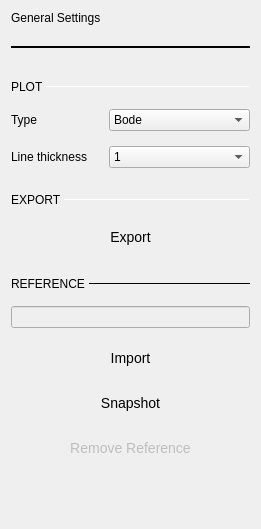
                   <widget class="QWidget" name="scrollAreaWidgetContents">
                    <property name="geometry">
                     <rect>
                      <x>0</x>
                      <y>0</y>
                      <width>261</width>
                      <height>529</height>
                     </rect>
                    </property>
                    <layout class="QVBoxLayout" name="verticalLayout_23">
                     <item>
                      <widget class="QLabel" name="label_7">
                       <property name="text">
                        <string>General Settings</string>
                       </property>
                       <property name="general_settings_label" stdset="0">
                        <bool>true</bool>
                       </property>
                      </widget>
                     </item>
                     <item>
                      <spacer name="verticalSpacer_7">
                       <property name="orientation">
                        <enum>Qt::Vertical</enum>
                       </property>
                       <property name="sizeType">
                        <enum>QSizePolicy::Fixed</enum>
                       </property>
                       <property name="sizeHint" stdset="0">
                        <size>
                         <width>20</width>
                         <height>15</height>
                        </size>
                       </property>
                      </spacer>
                     </item>
                     <item>
                      <widget class="Line" name="line_6">
                       <property name="sizePolicy">
                        <sizepolicy hsizetype="Minimum" vsizetype="Fixed">
                         <horstretch>0</horstretch>
                         <verstretch>0</verstretch>
                        </sizepolicy>
                       </property>
                       <property name="frameShadow">
                        <enum>QFrame::Plain</enum>
                       </property>
                       <property name="lineWidth">
                        <number>2</number>
                       </property>
                       <property name="orientation">
                        <enum>Qt::Horizontal</enum>
                       </property>
                       <property name="blue_line" stdset="0">
                        <bool>true</bool>
                       </property>
                      </widget>
                     </item>
                     <item>
                      <layout class="QVBoxLayout" name="verticalLayout_15">
                       <property name="spacing">
                        <number>0</number>
                       </property>
                       <property name="topMargin">
                        <number>25</number>
                       </property>
                       <property name="bottomMargin">
                        <number>0</number>
                       </property>
                       <item>
                        <layout class="QHBoxLayout" name="horizontalLayout_15">
                         <property name="spacing">
                          <number>0</number>
                         </property>
                         <property name="topMargin">
                          <number>0</number>
                         </property>
                         <item>
                          <widget class="QLabel" name="label_6">
                           <property name="sizePolicy">
                            <sizepolicy hsizetype="Fixed" vsizetype="Fixed">
                             <horstretch>0</horstretch>
                             <verstretch>0</verstretch>
                            </sizepolicy>
                           </property>
                           <property name="text">
                            <string>PLOT </string>
                           </property>
                           <property name="subsection_label" stdset="0">
                            <bool>true</bool>
                           </property>
                          </widget>
                         </item>
                         <item>
                          <widget class="Line" name="line_9">
                           <property name="sizePolicy">
                            <sizepolicy hsizetype="Minimum" vsizetype="Maximum">
                             <horstretch>0</horstretch>
                             <verstretch>0</verstretch>
                            </sizepolicy>
                           </property>
                           <property name="minimumSize">
                            <size>
                             <width>0</width>
                             <height>1</height>
                            </size>
                           </property>
                           <property name="maximumSize">
                            <size>
                             <width>16777215</width>
                             <height>1</height>
                            </size>
                           </property>
                           <property name="orientation">
                            <enum>Qt::Horizontal</enum>
                           </property>
                           <property name="subsection_line" stdset="0">
                            <bool>true</bool>
                           </property>
                          </widget>
                         </item>
                        </layout>
                       </item>
                       <item>
                        <spacer name="verticalSpacer_14">
                         <property name="orientation">
                          <enum>Qt::Vertical</enum>
                         </property>
                         <property name="sizeType">
                          <enum>QSizePolicy::Fixed</enum>
                         </property>
                         <property name="sizeHint" stdset="0">
                          <size>
                           <width>20</width>
                           <height>15</height>
                          </size>
                         </property>
                        </spacer>
                       </item>
                       <item>
                        <layout class="QHBoxLayout" name="horizontalLayout_17">
                         <property name="spacing">
                          <number>0</number>
                         </property>
                         <property name="topMargin">
                          <number>0</number>
                         </property>
                         <item>
                          <widget class="QLabel" name="label_16">
                           <property name="text">
                            <string>Type</string>
                           </property>
                          </widget>
                         </item>
                         <item>
                          <widget class="QComboBox" name="cmb_graphs">
                           <property name="minimumSize">
                            <size>
                             <width>141</width>
                             <height>0</height>
                            </size>
                           </property>
                           <item>
                            <property name="text">
                             <string>Bode</string>
                            </property>
                           </item>
                           <item>
                            <property name="text">
                             <string>Nyquist</string>
                            </property>
                           </item>
                           <item>
                            <property name="text">
                             <string>Nichols</string>
                            </property>
                           </item>
                          </widget>
                         </item>
                        </layout>
                       </item>
                       <item>
                        <spacer name="verticalSpacer_13">
                         <property name="orientation">
                          <enum>Qt::Vertical</enum>
                         </property>
                         <property name="sizeType">
                          <enum>QSizePolicy::Fixed</enum>
                         </property>
                         <property name="sizeHint" stdset="0">
                          <size>
                           <width>20</width>
                           <height>15</height>
                          </size>
                         </property>
                        </spacer>
                       </item>
                       <item>
                        <layout class="QHBoxLayout" name="horizontalLayout_13">
                         <property name="spacing">
                          <number>0</number>
                         </property>
                         <property name="bottomMargin">
                          <number>0</number>
                         </property>
                         <item>
                          <layout class="QVBoxLayout" name="verticalLayout_12">
                           <property name="spacing">
                            <number>0</number>
                           </property>
                           <property name="rightMargin">
                            <number>0</number>
                           </property>
                           <property name="bottomMargin">
                            <number>0</number>
                           </property>
                           <item>
                            <widget class="QLabel" name="label_10">
                             <property name="text">
                              <string>Line thickness</string>
                             </property>
                            </widget>
                           </item>
                          </layout>
                         </item>
                         <item>
                          <widget class="QComboBox" name="cbLineThickness">
                           <property name="minimumSize">
                            <size>
                             <width>141</width>
                             <height>0</height>
                            </size>
                           </property>
                           <property name="currentIndex">
                            <number>1</number>
                           </property>
                           <item>
                            <property name="text">
                             <string>0.5</string>
                            </property>
                           </item>
                           <item>
                            <property name="text">
                             <string>1</string>
                            </property>
                           </item>
                           <item>
                            <property name="text">
                             <string>1.5</string>
                            </property>
                           </item>
                           <item>
                            <property name="text">
                             <string>2</string>
                            </property>
                           </item>
                           <item>
                            <property name="text">
                             <string>2.5</string>
                            </property>
                           </item>
                           <item>
                            <property name="text">
                             <string>3</string>
                            </property>
                           </item>
                           <item>
                            <property name="text">
                             <string>3.5</string>
                            </property>
                           </item>
                           <item>
                            <property name="text">
                             <string>4</string>
                            </property>
                           </item>
                           <item>
                            <property name="text">
                             <string>4.5</string>
                            </property>
                           </item>
                           <item>
                            <property name="text">
                             <string>5</string>
                            </property>
                           </item>
                          </widget>
                         </item>
                        </layout>
                       </item>
                       <item>
                        <spacer name="verticalSpacer_16">
                         <property name="orientation">
                          <enum>Qt::Vertical</enum>
                         </property>
                         <property name="sizeType">
                          <enum>QSizePolicy::Fixed</enum>
                         </property>
                         <property name="sizeHint" stdset="0">
                          <size>
                           <width>20</width>
                           <height>25</height>
                          </size>
                         </property>
                        </spacer>
                       </item>
                       <item>
                        <layout class="QHBoxLayout" name="horizontalLayout_18">
                         <property name="spacing">
                          <number>0</number>
                         </property>
                         <property name="bottomMargin">
                          <number>0</number>
                         </property>
                         <item>
                          <widget class="QLabel" name="label_17">
                           <property name="sizePolicy">
                            <sizepolicy hsizetype="Fixed" vsizetype="Preferred">
                             <horstretch>0</horstretch>
                             <verstretch>0</verstretch>
                            </sizepolicy>
                           </property>
                           <property name="text">
                            <string>EXPORT </string>
                           </property>
                           <property name="subsection_label" stdset="0">
                            <bool>true</bool>
                           </property>
                          </widget>
                         </item>
                         <item>
                          <widget class="Line" name="line_11">
                           <property name="maximumSize">
                            <size>
                             <width>16777215</width>
                             <height>1</height>
                            </size>
                           </property>
                           <property name="orientation">
                            <enum>Qt::Horizontal</enum>
                           </property>
                           <property name="subsection_line" stdset="0">
                            <bool>true</bool>
                           </property>
                          </widget>
                         </item>
                        </layout>
                       </item>
                       <item>
                        <spacer name="verticalSpacer_17">
                         <property name="orientation">
                          <enum>Qt::Vertical</enum>
                         </property>
                         <property name="sizeType">
                          <enum>QSizePolicy::Fixed</enum>
                         </property>
                         <property name="sizeHint" stdset="0">
                          <size>
                           <width>20</width>
                           <height>15</height>
                          </size>
                         </property>
                        </spacer>
                       </item>
                       <item>
                        <widget class="QPushButton" name="btnExport">
                         <property name="styleSheet">
                          <string notr="true">QPushButton {
  min-height: 30px;
  max-height: 30px;

  border: 0px;
  font-size: 14px;
}</string>
                         </property>
                         <property name="text">
                          <string>Export</string>
                         </property>
                         <property name="blue_button" stdset="0">
                          <bool>true</bool>
                         </property>
                        </widget>
                       </item>
                       <item>
                        <spacer name="verticalSpacer_12">
                         <property name="orientation">
                          <enum>Qt::Vertical</enum>
                         </property>
                         <property name="sizeType">
                          <enum>QSizePolicy::Fixed</enum>
                         </property>
                         <property name="sizeHint" stdset="0">
                          <size>
                           <width>20</width>
                           <height>25</height>
                          </size>
                         </property>
                        </spacer>
                       </item>
                       <item>
                        <layout class="QVBoxLayout" name="verticalLayout_20">
                         <property name="spacing">
                          <number>0</number>
                         </property>
                         <property name="bottomMargin">
                          <number>20</number>
                         </property>
                         <item>
                          <layout class="QHBoxLayout" name="horizontalLayout_14">
                           <property name="spacing">
                            <number>0</number>
                           </property>
                           <property name="bottomMargin">
                            <number>0</number>
                           </property>
                           <item>
                            <widget class="QLabel" name="label_14">
                             <property name="sizePolicy">
                              <sizepolicy hsizetype="Fixed" vsizetype="Preferred">
                               <horstretch>0</horstretch>
                               <verstretch>0</verstretch>
                              </sizepolicy>
                             </property>
                             <property name="text">
                              <string>REFERENCE </string>
                             </property>
                             <property name="subsection_label" stdset="0">
                              <bool>true</bool>
                             </property>
                            </widget>
                           </item>
                           <item>
                            <widget class="Line" name="line_10">
                             <property name="maximumSize">
                              <size>
                               <width>16777215</width>
                               <height>1</height>
                              </size>
                             </property>
                             <property name="frameShadow">
                              <enum>QFrame::Plain</enum>
                             </property>
                             <property name="orientation">
                              <enum>Qt::Horizontal</enum>
                             </property>
                             <property name="subsection_line" stdset="0">
                              <bool>true</bool>
                             </property>
                            </widget>
                           </item>
                          </layout>
                         </item>
                         <item>
                          <spacer name="verticalSpacer_15">
                           <property name="orientation">
                            <enum>Qt::Vertical</enum>
                           </property>
                           <property name="sizeType">
                            <enum>QSizePolicy::Fixed</enum>
                           </property>
                           <property name="sizeHint" stdset="0">
                            <size>
                             <width>20</width>
                             <height>15</height>
                            </size>
                           </property>
                          </spacer>
                         </item>
                         <item>
                          <widget class="QLineEdit" name="importFileLineEdit">
                           <property name="enabled">
                            <bool>false</bool>
                           </property>
                          </widget>
                         </item>
                         <item>
                          <spacer name="verticalSpacer_22">
                           <property name="orientation">
                            <enum>Qt::Vertical</enum>
                           </property>
                           <property name="sizeType">
                            <enum>QSizePolicy::Fixed</enum>
                           </property>
                           <property name="sizeHint" stdset="0">
                            <size>
                             <width>20</width>
                             <height>15</height>
                            </size>
                           </property>
                          </spacer>
                         </item>
                         <item>
                          <widget class="QPushButton" name="importBtn">
                           <property name="styleSheet">
                            <string notr="true">QPushButton {
  min-height: 30px;
  max-height: 30px;

  border: 0px;f;

  font-size: 14px;
}</string>
                           </property>
                           <property name="text">
                            <string>Import</string>
                           </property>
                           <property name="blue_button" stdset="0">
                            <bool>true</bool>
                           </property>
                          </widget>
                         </item>
                         <item>
                          <spacer name="verticalSpacer_21">
                           <property name="orientation">
                            <enum>Qt::Vertical</enum>
                           </property>
                           <property name="sizeType">
                            <enum>QSizePolicy::Fixed</enum>
                           </property>
                           <property name="sizeHint" stdset="0">
                            <size>
                             <width>20</width>
                             <height>15</height>
                            </size>
                           </property>
                          </spacer>
                         </item>
                         <item>
                          <widget class="QPushButton" name="snapshotBtn">
                           <property name="styleSheet">
                            <string notr="true">QPushButton {
  min-height: 30px;
  max-height: 30px;

  border: 0px;

  font-size: 14px;
}</string>
                           </property>
                           <property name="text">
                            <string>Snapshot</string>
                           </property>
                           <property name="blue_button" stdset="0">
                            <bool>true</bool>
                           </property>
                          </widget>
                         </item>
                         <item>
                          <spacer name="verticalSpacer_20">
                           <property name="orientation">
                            <enum>Qt::Vertical</enum>
                           </property>
                           <property name="sizeType">
                            <enum>QSizePolicy::Fixed</enum>
                           </property>
                           <property name="sizeHint" stdset="0">
                            <size>
                             <width>20</width>
                             <height>15</height>
                            </size>
                           </property>
                          </spacer>
                         </item>
                         <item>
                          <widget class="QPushButton" name="removeReferenceBtn">
                           <property name="enabled">
                            <bool>false</bool>
                           </property>
                           <property name="styleSheet">
                            <string notr="true">QPushButton {
  min-height: 30px;
  max-height: 30px;

  border: 0px;
  font-size: 14px;
}</string>
                           </property>
                           <property name="text">
                            <string>Remove Reference</string>
                           </property>
                           <property name="checkable">
                            <bool>false</bool>
                           </property>
                           <property name="blue_button" stdset="0">
                            <bool>true</bool>
                           </property>
                          </widget>
                         </item>
                         <item>
                          <spacer name="verticalSpacer_4">
                           <property name="orientation">
                            <enum>Qt::Vertical</enum>
                           </property>
                           <property name="sizeHint" stdset="0">
                            <size>
                             <width>20</width>
                             <height>40</height>
                            </size>
                           </property>
                          </spacer>
                         </item>
                        </layout>
                       </item>
                      </layout>
                     </item>
                    </layout>
                   </widget>
